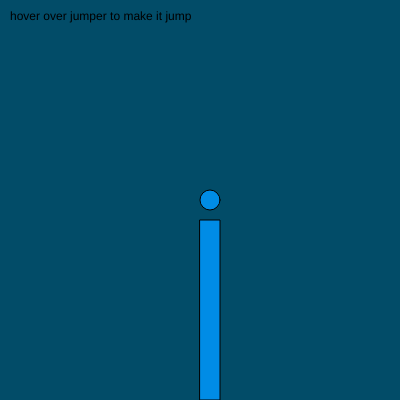
Frame 1 (no input)
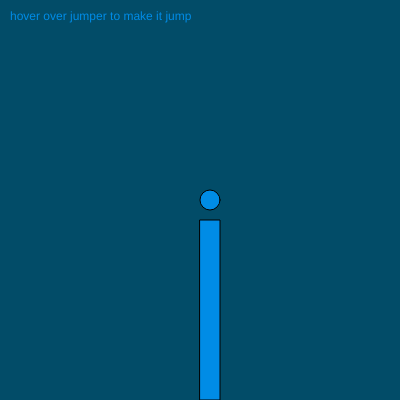
Frame 60 (no input)
Frame 120 (the mouse pressed at the canvas centre since frame 60): identical to frame 60, image omitted

The p5.js sketch that drew these frames (run headless with seeded random() and noise() and a simulated clock; from frame 60 on, the mouse is pressed at the canvas centre):

// p5.js sketch
// ── sketch.js
let x = 200;
let y;
let w = 20;
let h = 180;
let j = 1;
let amount = 2;

function setup() {
	createCanvas(400, 400);
	ellipseMode(CORNER);
	y = height - h;
}

function man() {
	translate(0, -amount * abs(sin(frameCount / 10.0)));
	rect(x, y, w, h);
	ellipse(x, y - 30, w, w);
}

function draw() {
	background(2, 76, 104);
	text("hover over jumper to make it jump", 10, 20);
	if (mouseX > x && mouseX < x + w && mouseY > y && mouseY < y + h) {
		amount = 100;
		fill(255, 183, 0, 200);
	} else {
		fill(0, 140, 230);
		amount = 0;
	}
	man();
}
